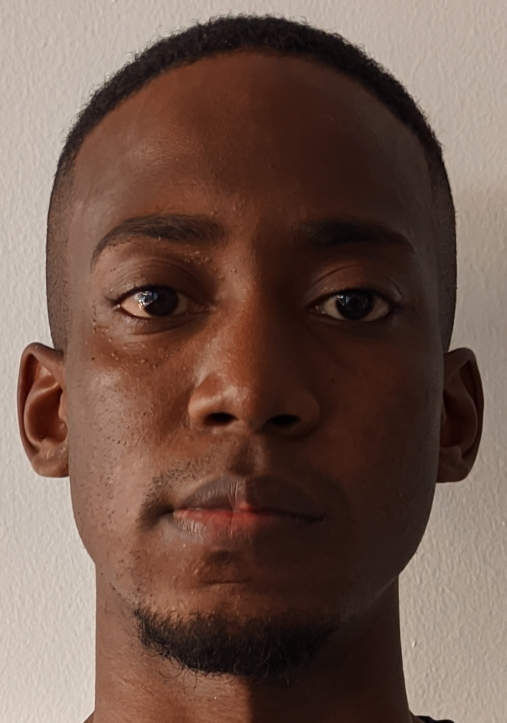
#> input picture dataset/jhon/01.jpg, 1013 x 1445 px, found by its file name (shown at 1/2 size)
$ jupyter execute --allow-errors data_augmentation.ipynb   (older library calls are emulated)
#> lines starting #> are read from the running program, lines starting #| are printed output that depends on the picture
**We are going to generate a new images on base of the current image, to create a better dataset**

In case of this course project, we are keeping in mind following intruction to make images:

[cell 1]
import os
import cv2
import numpy as np

from natsort import natsorted
from sklearn.model_selection import train_test_split
from tensorflow.keras.preprocessing.image import ImageDataGenerator

**Loading images for data-augmentation**

[cell 2]
# Path in where is all images

path = "/home/jaqu/Desktop/Personal-Projects/Artificial-Intelligence/Traditional-Computer-Vision/dataset"

[cell 3]
# Read all classes given by a name of the folder with the images

class_names = os.listdir(path)

print(f'Classes of our dataset are: {class_names}')

**Dimension of current images**

[cell 4]
# Create a variable that contain path of a folder of any class

path_one = "/home/jaqu/Desktop/Personal-Projects/Artificial-Intelligence/Traditional-Computer-Vision/dataset/jhon/"
path_second = "/home/jaqu/Desktop/Personal-Projects/Artificial-Intelligence/Traditional-Computer-Vision/dataset/gilber/"

img1 = cv2.imread(os.path.join(path_one, '01.jpg'))
#> img1 is the input picture: shape (1445, 1013, 3); mean B, G, R 74.9, 86, 111.4
img2 = cv2.imread(os.path.join(path_second, '11.jpg'))
import matplotlib.pyplot as plt

print(f'Dimension of current image 1 {img1.shape}')
#| Dimension of current image 1 (1445, 1013, 3)
#> (the rest of this cell did not finish here and is left out)

**Let's store all images into an array**

[cell 5]
image_list=[]
image_classes=[]

[cell 6]
def listImage(path):
    return (os.path.join(path,f) for f in os.listdir(path))

[cell 7]
# This code is for get the images for each folder

for names in class_names:
    directorio = os.path.join(path,names)
    class_path = listImage(directorio)
    image_list += class_path

[cell 8]
# Look that image_list is the variable that contain all images with it respective path

image_list[0]

[cell 9]
# In this case we are working with 22 images, 11 images per class

print(f'The array has: {len(image_list)} images')

**Let's make a resize of all images**

[cell 10]
images_resize = []

def resizeImage(images):
  for i in range(len(images)):
    img = cv2.imread(images[i])
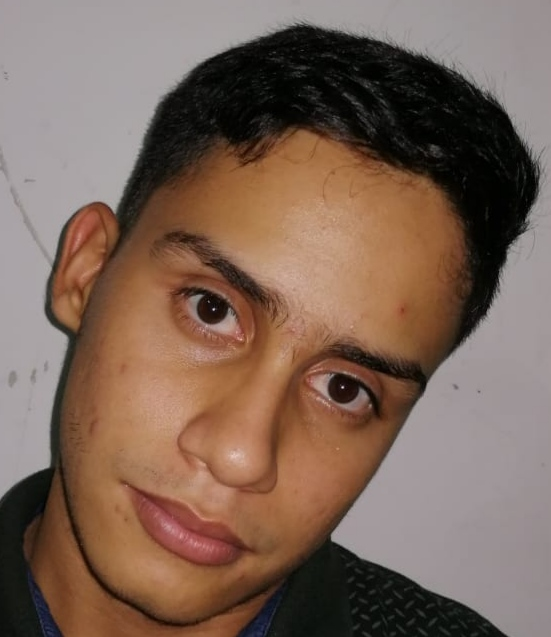
#> input picture dataset/gilber/02.jpg, 551 x 637 px, found by its file name
#> img is the input picture: shape (637, 551, 3); mean B, G, R 87.3, 100.7, 124.3
    resize = cv2.resize(img, (256,256))
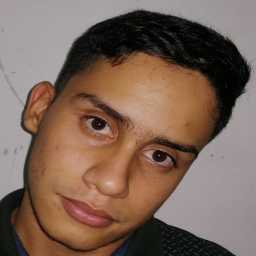
#> resize: shape (256, 256, 3); mean B, G, R 87.2, 100.6, 124.2
#> pass 3 of the loop in resizeImage, `for i in range(len(images)):`:
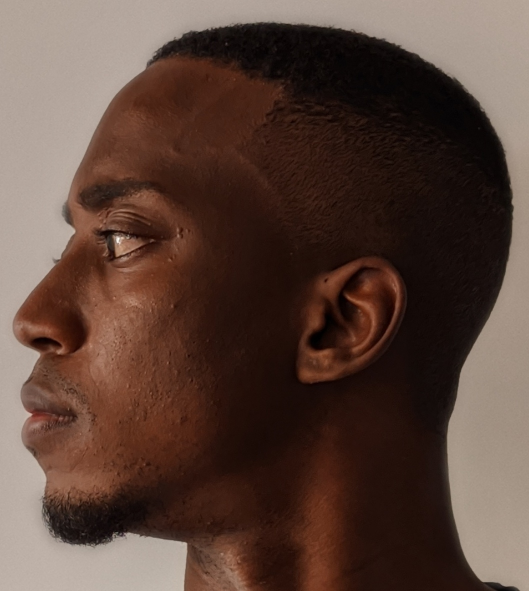
#> input picture dataset/jhon/02.jpg, 1058 x 1182 px, found by its file name (shown at 1/2 size)
#> in resizeImage, img is the input picture: shape (1182, 1058, 3); mean B, G, R 57.7, 67.5, 90.3
#> in resizeImage, `resize = cv2.resize(img, (256,256))`:
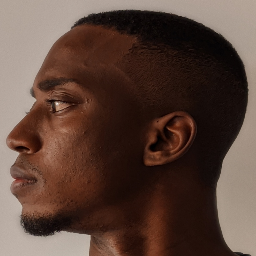
#> resize: shape (256, 256, 3); mean B, G, R 57.6, 67.4, 90.2
#> the loop made 4 passes; the first 3 are shown
    images_resize.append(resize)

  img_resize = images_resize[:len(images)]
  return img_resize

resize = resizeImage(image_list)

[cell 11]
print(f'Dimension of the resize: {resize[0].shape}')
#| Dimension of the resize: (256, 256, 3)
plt.subplot(1,2,1), plt.imshow(resize[0])
plt.subplot(1,2,1), plt.imshow(resize[1])
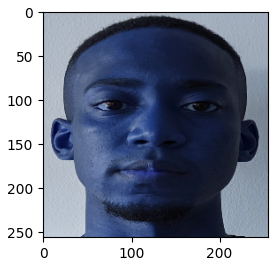
#> figure drawn by matplotlib, 1 panel; B, G, R data is drawn as R, G, B
